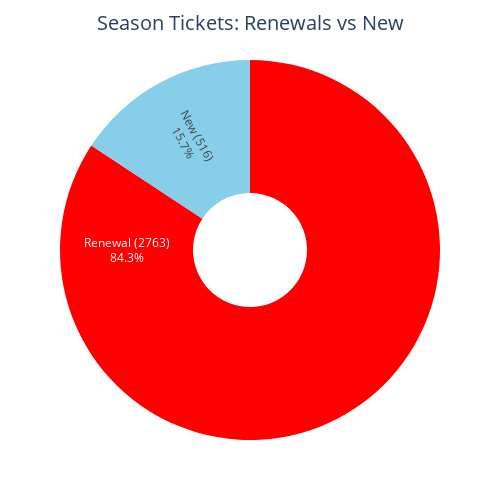

This figure's notebook cell:
### Code cell
def plot_renewals_pie_chart(df, st_df, client_col='client_number', column='is_renew'):
    """
    Plots a pie chart of renewals vs new season tickets using Plotly.

    Parameters:
    - df: DataFrame with season ticket holders for this season.
    - st_df: DataFrame with last season's client numbers (for renewals).
    - client_col: Column name with client numbers.
    - column: Name of the boolean column for renewal status (calculated inside).
    """
    # Do not modify original df
    temp_df = df.copy()

    # Calculate renewals (True if client_number is in last season's data)
    temp_df[column] = temp_df[client_col].isin(st_df[client_col])

    # Count renewals and new
    counts = temp_df[column].value_counts()

    # Extract values safely
    renew_count = counts.get(True, 0)
    new_count = counts.get(False, 0)

    # Labels and values
    labels = [f'Renewal ({renew_count})', f'New ({new_count})']
    values = [renew_count, new_count]
    colors = ['red', 'skyblue']

    # Plotly pie chart
    fig = go.Figure(data=[
        go.Pie(
            labels=labels,
            values=values,
            marker=dict(colors=colors),
            textinfo='label+percent',
            insidetextorientation='radial',
            hole=0.3  # donut chart
        )
    ])

    fig.update_layout(
        title=dict(text='Season Tickets: Renewals vs New', font=dict(size=20), x=0.5),
        height=500,
        width=500,
        margin=dict(t=60, b=60, l=60, r=60),
        showlegend=False
    )

    fig.show()

# Example usage
plot_renewals_pie_chart(perc, st_2425)

### Figure 1 — Plotly figure (JSON) as saved in the notebook; plotly's stock layout.template omitted (floating-point values rounded to 4 significant figures)
{"data": [{"hole": 0.3, "insidetextorientation": "radial", "labels": ["Renewal (2763)", "New (516)"], "marker": {"colors": ["red", "skyblue"]}, "textinfo": "label+percent", "type": "pie", "values": [2763, 516]}], "layout": {"height": 500, "margin": {"b": 60, "l": 60, "r": 60, "t": 60}, "showlegend": false, "title": {"font": {"size": 20}, "text": "Season Tickets: Renewals vs New", "x": 0.5}, "width": 500}}
